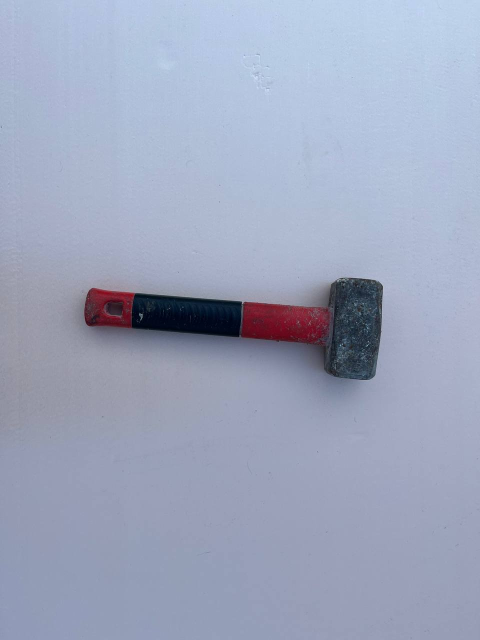
%> input picture image/foto5.png, 960 x 1280 px (shown at 1/2 size)
$ octave main_rgb.m   (GNU Octave 9; MATLAB toolbox functions it lacks are replaced by stand-ins)
%> lines starting %> are read from the running program, lines starting %| are printed output that depends on the picture; in (x1, y1, x2, y2) boxes, pixels count from 0 and x2, y2 are one past the last pixel; in counts of white or black regions, pixels touching at a corner belong together; the program's own positions count from 1
### script/get_rgb_thresh.m
function out = get_rgb_thresh(im, treshold)
    R = imhist(im(:, :, 1));
    G = imhist(im(:, :, 2));
    B = imhist(im(:, :, 3));

    max_R = find(R == max(R));
    max_G = find(G == max(G));
    max_B = find(B == max(B));

    out.R = [max_R - treshold, max_R + treshold];
    out.G = [max_G - treshold, max_G + treshold];
    out.B = [max_B - treshold, max_B + treshold];

end

### script/main_rgb.m
clear;

im = imresize(imread("../image/foto5.png"), 0.3);
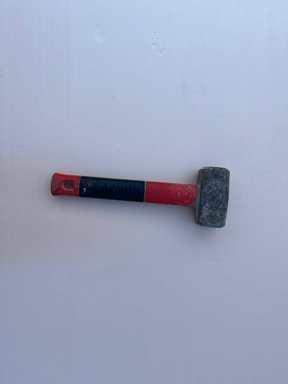
%> im: size 384x288x3 uint8; mean R, G, B 158.4, 166.8, 189.9

T = get_rgb_thresh(im, 10);
%> in get_rgb_thresh, `R = imhist(im(:, :, 1));`: R = 256 values, max 5521 at index 155, min 0 at index 199, mean 432
%> in get_rgb_thresh, `G = imhist(im(:, :, 2));`: G = 256 values, max 5951 at index 160, min 0 at index 1, mean 432
%> in get_rgb_thresh, `B = imhist(im(:, :, 3));`: B = 256 values, max 8747 at index 184, min 0 at index 1, mean 432
%> in get_rgb_thresh, `max_R = find(R == max(R));`: max_R = 155
%> in get_rgb_thresh, `max_G = find(G == max(G));`: max_G = 160
%> in get_rgb_thresh, `max_B = find(B == max(B));`: max_B = 184
%> in get_rgb_thresh, `out.R = [max_R - treshold, max_R + treshold];`: out.R = [145 165]
%> in get_rgb_thresh, `out.G = [max_G - treshold, max_G + treshold];`: out.G = [150 170]
%> in get_rgb_thresh, `out.B = [max_B - treshold, max_B + treshold];`: out.B = [174 194]
%> T = {R [145 165], G [150 170], B [174 194]}

R = im(:, :, 1);
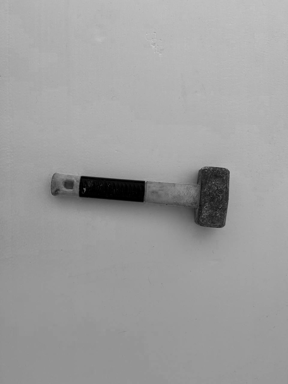
%> R: size 384x288 uint8; min 0, max 200, mean 158.4
G = im(:, :, 2);
B = im(:, :, 3);
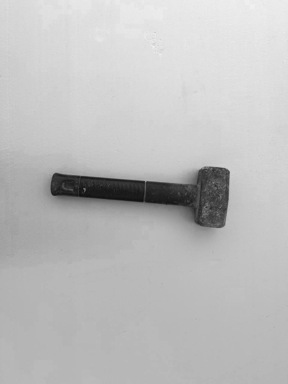
%> B: size 384x288 uint8; min 16, max 242, mean 189.9

bw = (R < T.R(1) | R > T.R(2)) & (G < T.G(1) | G > T.G(2)) & (B < T.B(1) | B > T.B(2));
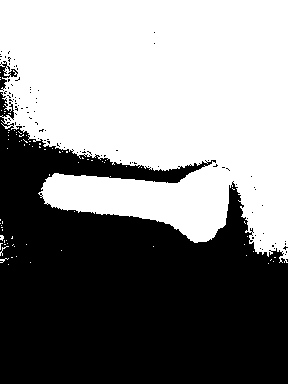
%> bw: size 384x288 logical; 51.9% white; 101 black regions (99 under 20 px), largest, box (x1, y1, x2, y2) and area: (0, 92, 288, 384) 52780, (0, 61, 18, 91) 189

figure(1);
imshow(bw);
% [27 lines of commented-out code are left out]

$ run again, with image/foto10.png copied over image/foto5.png
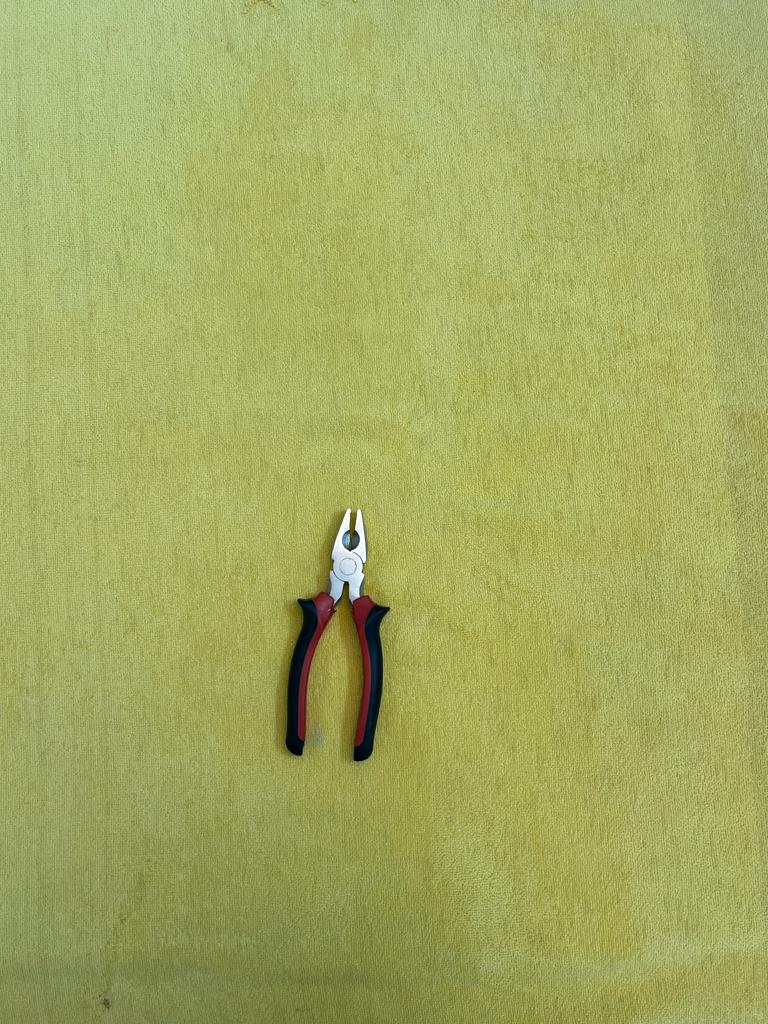
%> input picture image/foto10.png, 768 x 1024 px
%> in get_rgb_thresh, `R = imhist(im(:, :, 1));`: R = 256 values, max 4110 at index 174, min 0 at index 41, mean 277.9
%> in get_rgb_thresh, `G = imhist(im(:, :, 2));`: G = 256 values, max 2937 at index 181, min 0 at index 2, mean 277.9
%> in get_rgb_thresh, `B = imhist(im(:, :, 3));`: B = 256 values, max 2352 at index 101, min 0 at index 1, mean 277.9
%> max_R = 174
%> max_G = 181
%> max_B = 101
%> out.R = [164 184]
%> out.G = [171 191]
%> out.B = [91 111]
%> T = {R [164 184], G [171 191], B [91 111]}
%> `B = im(:, :, 3);`:
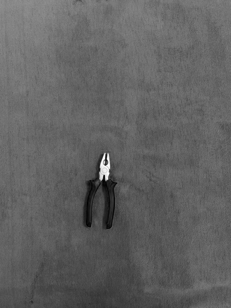
%> B: size 308x231 uint8; min 1, max 255, mean 97.4
%> `bw = (R < T.R(1) | R > T.R(2)) & (G < T.G(1) | G > T.G(2)) & (B < T.B(..`:
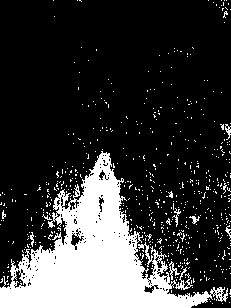
%> bw: size 308x231 logical; 21.7% white; 586 white regions (576 under 20 px), largest, box (x1, y1, x2, y2) and area: (0, 151, 228, 308) 13892, (169, 261, 180, 280) 67, (172, 208, 181, 227) 48

$ run again, with image/foto11.png copied over image/foto5.png
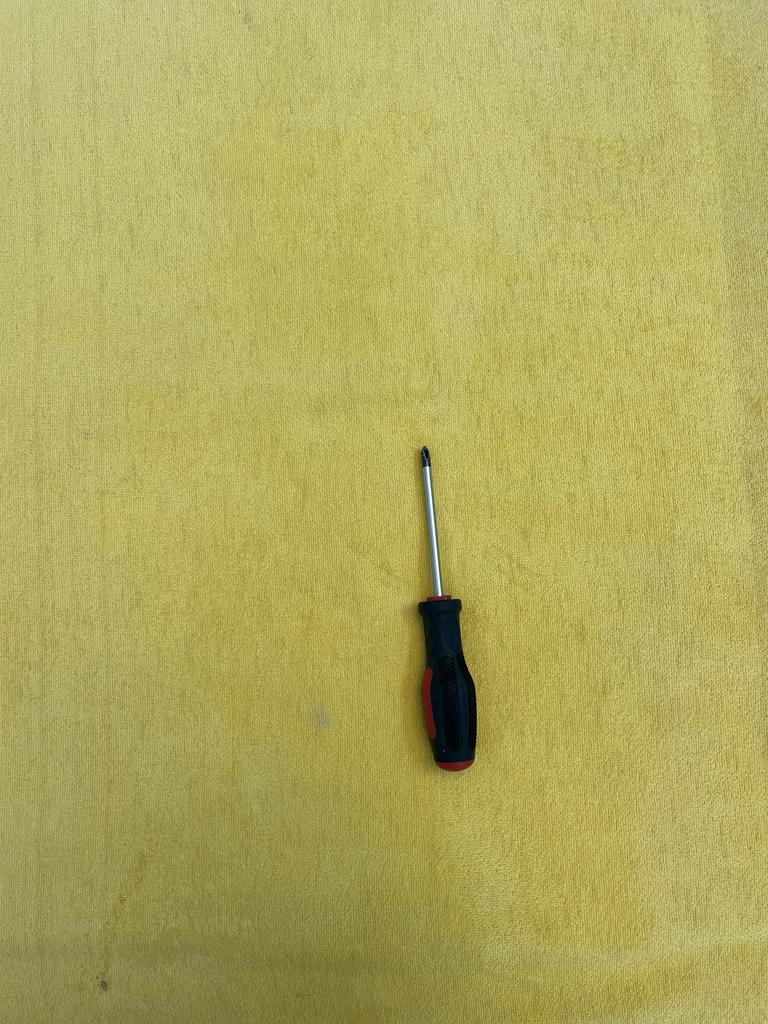
%> input picture image/foto11.png, 768 x 1024 px
%> in get_rgb_thresh, `R = imhist(im(:, :, 1));`: R = 256 values, max 3551 at index 189, min 0 at index 22, mean 277.9
%> in get_rgb_thresh, `G = imhist(im(:, :, 2));`: G = 256 values, max 2692 at index 182, min 0 at index 1, mean 277.9
%> in get_rgb_thresh, `B = imhist(im(:, :, 3));`: B = 256 values, max 1922 at index 99, min 0 at index 138, mean 277.9
%> max_R = 189
%> max_G = 182
%> max_B = 99
%> out.R = [179 199]
%> out.G = [172 192]
%> out.B = [89 109]
%> T = {R [179 199], G [172 192], B [89 109]}
%> `B = im(:, :, 3);`:
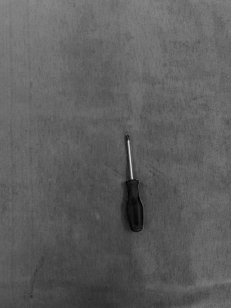
%> B: size 308x231 uint8; min 0, max 213, mean 93.7
%> `bw = (R < T.R(1) | R > T.R(2)) & (G < T.G(1) | G > T.G(2)) & (B < T.B(..`:
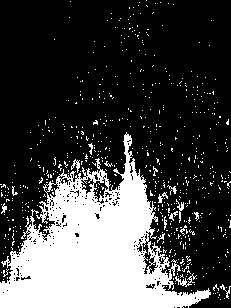
%> bw: size 308x231 logical; 26.9% white; 603 white regions (585 under 20 px), largest, box (x1, y1, x2, y2) and area: (0, 132, 211, 308) 17339, (175, 273, 197, 287) 92, (176, 199, 184, 223) 61

$ run again, with image/foto7.png copied over image/foto5.png
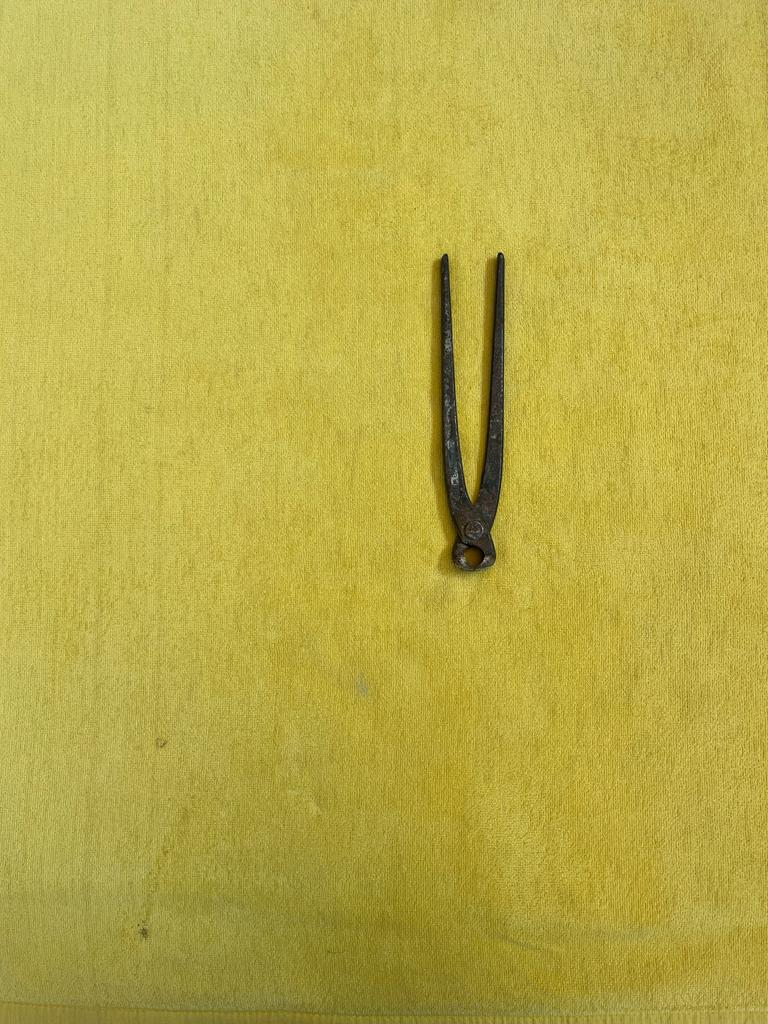
%> input picture image/foto7.png, 768 x 1024 px
%> in get_rgb_thresh, `R = imhist(im(:, :, 1));`: R = 256 values, max 3039 at index 201, min 0 at index 1, mean 277.9
%> in get_rgb_thresh, `G = imhist(im(:, :, 2));`: G = 256 values, max 2227 at index 185, min 0 at index 1, mean 277.9
%> in get_rgb_thresh, `B = imhist(im(:, :, 3));`: B = 256 values, max 1834 at index 76, min 0 at index 116, mean 277.9
%> max_R = 201
%> max_G = 185
%> max_B = 76
%> out.R = [191 211]
%> out.G = [175 195]
%> out.B = [66 86]
%> T = {R [191 211], G [175 195], B [66 86]}
%> `B = im(:, :, 3);`:
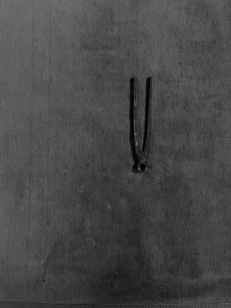
%> B: size 308x231 uint8; min 0, max 114, mean 71.4
%> `bw = (R < T.R(1) | R > T.R(2)) & (G < T.G(1) | G > T.G(2)) & (B < T.B(..`:
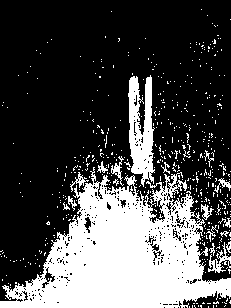
%> bw: size 308x231 logical; 29.7% white; 520 white regions (503 under 20 px), largest, box (x1, y1, x2, y2) and area: (0, 167, 231, 308) 17031, (128, 75, 155, 187) 1882, (208, 242, 231, 273) 237
